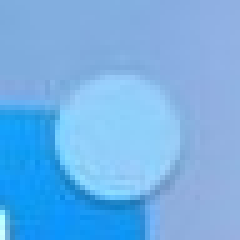
#> input picture interventions/visual/masks/2.jpeg, 48 x 48 px, found by its file name (shown 5 times larger); its folder holds only this picture in this run
$ python -i inpainting.py   (imports and definitions only)
#> lines starting #> are read from the running program, lines starting #| are printed output that depends on the picture; after the words box and inside, x2 and y2 are one past the last pixel; in counts of white or black regions, pixels touching at a corner belong together
import os
import numpy as np
import pandas as pd
import cv2, imutils
import matplotlib.pyplot as plt
import scipy.spatial.distance as dist
from PIL import Image, ImageChops
import imagehash

def hash_distance(im1, im2):
    """""
    Image hashes tell whether two images look nearly identical.
    This is different from cryptographic hashing algorithms (like MD5, SHA-1)
    where tiny changes in the image give completely different hashes.
    In image fingerprinting, we actually want our similar inputs to have
    similar output hashes as well.
    """
    hash0 = imagehash.average_hash(Image.fromarray(im1))
    hash1 = imagehash.average_hash(Image.fromarray(im2))
    return hash0 - hash1


def contoured_image(img_path):
    image = cv2.imread(img_path)
    image = cv2.cvtColor(image,cv2.COLOR_BGR2RGB)

    g = cv2.cvtColor(image,cv2.COLOR_RGB2GRAY)
    edge = cv2.Canny(g, 60, 180)

    contours = cv2.findContours(edge,
                                cv2.RETR_EXTERNAL,
                                cv2.CHAIN_APPROX_NONE)
    cv2.drawContours(image, contours[0], -1, (0,0,255), thickness = 2)

    height, width, channels = image.shape
    x = height if height > width else width
    y = height if height > width else width
    square= np.zeros((height,width,3), np.uint8)
    cv2.drawContours(square, contours[0], -1, (0,0,255), thickness = 2)
    return square

def return_masks(img_path = './masks/2.jpeg', screen_path = './masks/orig/2.jpeg', n = 0.8):
    '''
    img_path = './masks/2.jpeg'
    screen_path = './masks/orig/2.jpeg'
    n = 0.8 # number of standard deviations from bottom to keep
    '''
#> called with img_path = 'visual/masks/2.jpeg', screen_path = './masks/orig/2.jpeg', n = 0.8

    # find the contours in the mask
    image = cv2.imread(img_path)
#> image is the input picture: shape (48, 48, 3); mean B, G, R 231.9, 176.5, 114.4
    image = cv2.cvtColor(image,cv2.COLOR_BGR2RGB)

    g = cv2.cvtColor(image,cv2.COLOR_RGB2GRAY)
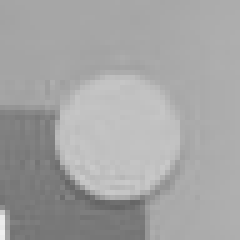
#> g: shape (48, 48) (shown 5 times larger); min 101, max 240, mean 164.2
    edge = cv2.Canny(g, 60, 180)
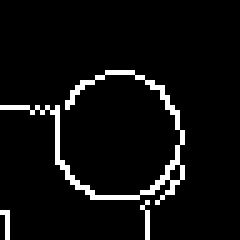
#> edge: shape (48, 48) (shown 5 times larger); 5.6% white in thin lines or dots, all inside (x1, y1, x2, y2) = (0, 14, 37, 48)

    contours = cv2.findContours(edge,
                                cv2.RETR_EXTERNAL,
                                cv2.CHAIN_APPROX_NONE)
#> contours = 3 contours, 2 with area under 20; largest, box (x1, y1, x2, y2) and area: (0, 14, 37, 41) 30
    cv2.drawContours(image, contours[0], -1, (0,0,255), thickness = 2)
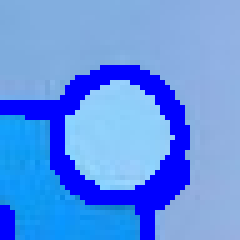
#> image: shape (48, 48, 3) (shown 5 times larger); mean R, G, B 95.2, 145.7, 235.9

    height, width, channels = image.shape
#> height = 48; width = 48; channels = 3
    x = height if height > width else width
#> x = 48
    y = height if height > width else width
#> y = 48
    square= np.zeros((height,width,3), np.uint8)
    cv2.drawContours(square, contours[0], -1, (0,0,255), thickness = 2)
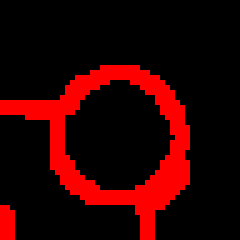
#> square: shape (48, 48, 3) (shown 5 times larger); mean of channels 0, 1, 2 0, 0, 43.8; drawn as B, G, R
    fig, ax = plt.subplots(1, figsize=(12,8))
    plt.imshow(square)

    # find on screen image and partial remove
    screen_mask = contoured_image(screen_path)
    fig, ax = plt.subplots(1, figsize=(12,8))
    plt.imshow(screen_mask)

    shots = []; coords = []; dist = [];
    for candidate_x in range(0, screen_mask.shape[1], 10):
        for candidate_y in range(0, screen_mask.shape[0], 10):
            try:
                d = hash_distance(image, screen_mask[candidate_y:candidate_y+image.shape[0], candidate_x:candidate_x+image.shape[1]])
                dist.append(d)
                shots.append(screen_mask[candidate_y:candidate_y+image.shape[0], candidate_x:candidate_x+image.shape[1]])
                coords.append([candidate_y, candidate_y+image.shape[0], candidate_x, candidate_x+image.shape[1]])
            except:
                continue
#> after the loop, coords = []; dist = []; shots = []

    sort = pd.DataFrame()
    sort['coords'] = coords
    sort['dist'] = dist
    sort = sort.sort_values(by='dist').reset_index(drop=True)
    lower_limit = sort['dist'][0]
    upper_limit = lower_limit+sort['dist'].std()*n

    patches = sort[sort['dist']<=upper_limit]['coords']
    return patches

def oneshot_inpainting(dir_path = 'visual/masks/', screen_path = './masks/orig/2.jpeg', n = 0.8):

    patches = [list(return_masks(dir_path+str(i), screen_path, n)) for i in os.listdir(dir_path)]
    patches = [item for sublist in patches for item in sublist]
#     patches = return_masks(img_path, screen_path, n)

    # return image with pixels removed
    image = cv2.imread(screen_path)
    image0 = cv2.imread(screen_path, 0)

    height, width, channels = image.shape
    x = height if height > width else width
    y = height if height > width else width
    square= np.zeros((height,width), np.uint8)
    for p in range(len(patches)):
        square[int(patches[p][0]):int(patches[p][1]), int(patches[p][2]):int(patches[p][3])] = image0[int(patches[p][0]):int(patches[p][1]), int(patches[p][2]):int(patches[p][3])]

    _, mask = cv2.threshold(square, 128, 255, cv2.THRESH_BINARY)
    mask1 = cv2.bitwise_not(mask)
    distort = cv2.bitwise_and(image, image, mask=mask1)

    output = cv2.inpaint(distort, mask, 3, cv2.INPAINT_TELEA)
    output = cv2.cvtColor(output, cv2.COLOR_BGR2RGB)

    true_image = cv2.imread(screen_path)
    true_image = cv2.cvtColor(true_image,cv2.COLOR_BGR2RGB)
    ret_img = ImageChops.difference(Image.fromarray(output), Image.fromarray(true_image))
    ret_img = cv2.cvtColor(np.array(ret_img),cv2.COLOR_RGB2BGR)
    ret_img = cv2.cvtColor(np.array(ret_img),cv2.COLOR_BGR2BGRA)
    ret_img=np.where(ret_img==0, 255, ret_img)
    return ret_img

#> (the run stopped early here; a loop or call above may not have finished)
